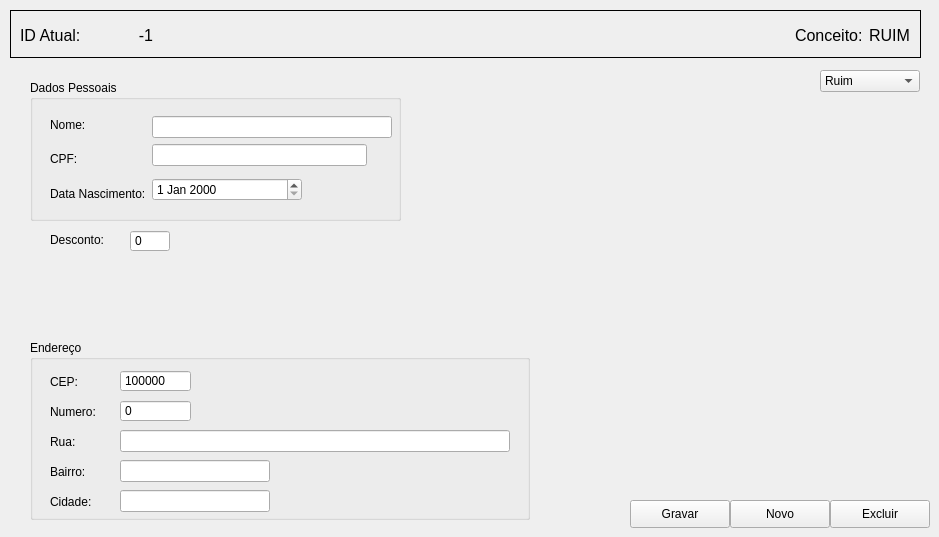
     <widget class="QWidget" name="tab_clientes_cadastros">
      <property name="autoFillBackground">
       <bool>true</bool>
      </property>
      <attribute name="title">
       <string>Cadastro</string>
      </attribute>
      <widget class="QFrame" name="frame_2">
       <property name="geometry">
        <rect>
         <x>10</x>
         <y>10</y>
         <width>911</width>
         <height>48</height>
        </rect>
       </property>
       <property name="frameShape">
        <enum>QFrame::Box</enum>
       </property>
       <property name="frameShadow">
        <enum>QFrame::Plain</enum>
       </property>
       <widget class="QWidget" name="layoutWidget_2">
        <property name="geometry">
         <rect>
          <x>10</x>
          <y>0</y>
          <width>890</width>
          <height>50</height>
         </rect>
        </property>
        <layout class="QGridLayout" name="gridLayout_2">
         <item row="0" column="0">
          <widget class="QLabel" name="lbl_clientes_cadastro_idatual">
           <property name="minimumSize">
            <size>
             <width>80</width>
             <height>24</height>
            </size>
           </property>
           <property name="font">
            <font>
             <pointsize>12</pointsize>
            </font>
           </property>
           <property name="frameShape">
            <enum>QFrame::NoFrame</enum>
           </property>
           <property name="text">
            <string>ID Atual:</string>
           </property>
           <property name="indent">
            <number>-1</number>
           </property>
          </widget>
         </item>
         <item row="0" column="2">
          <spacer name="horizontalSpacer_4">
           <property name="minimumSize">
            <size>
             <width>80</width>
             <height>24</height>
            </size>
           </property>
           <property name="orientation">
            <enum>Qt::Horizontal</enum>
           </property>
           <property name="sizeHint" stdset="0">
            <size>
             <width>77</width>
             <height>21</height>
            </size>
           </property>
          </spacer>
         </item>
         <item row="0" column="3">
          <widget class="QLabel" name="lbl_clientes_cadastro_conceito">
           <property name="minimumSize">
            <size>
             <width>0</width>
             <height>0</height>
            </size>
           </property>
           <property name="font">
            <font>
             <pointsize>12</pointsize>
            </font>
           </property>
           <property name="frameShape">
            <enum>QFrame::NoFrame</enum>
           </property>
           <property name="text">
            <string>Conceito:</string>
           </property>
           <property name="indent">
            <number>-1</number>
           </property>
          </widget>
         </item>
         <item row="0" column="1">
          <widget class="QLabel" name="lbl_clientes_cadastro_id">
           <property name="sizePolicy">
            <sizepolicy hsizetype="Fixed" vsizetype="Fixed">
             <horstretch>0</horstretch>
             <verstretch>0</verstretch>
            </sizepolicy>
           </property>
           <property name="minimumSize">
            <size>
             <width>80</width>
             <height>24</height>
            </size>
           </property>
           <property name="font">
            <font>
             <pointsize>12</pointsize>
            </font>
           </property>
           <property name="layoutDirection">
            <enum>Qt::LeftToRight</enum>
           </property>
           <property name="frameShape">
            <enum>QFrame::NoFrame</enum>
           </property>
           <property name="text">
            <string>-1</string>
           </property>
           <property name="alignment">
            <set>Qt::AlignCenter</set>
           </property>
           <property name="indent">
            <number>-1</number>
           </property>
          </widget>
         </item>
         <item row="0" column="4">
          <widget class="QLabel" name="lbl_clientes_cadastro_conceito_display">
           <property name="minimumSize">
            <size>
             <width>0</width>
             <height>0</height>
            </size>
           </property>
           <property name="font">
            <font>
             <pointsize>12</pointsize>
            </font>
           </property>
           <property name="frameShape">
            <enum>QFrame::NoFrame</enum>
           </property>
           <property name="text">
            <string>RUIM</string>
           </property>
           <property name="indent">
            <number>-1</number>
           </property>
          </widget>
         </item>
        </layout>
       </widget>
      </widget>
      <widget class="QGroupBox" name="groupBox_4">
       <property name="geometry">
        <rect>
         <x>30</x>
         <y>80</y>
         <width>371</width>
         <height>141</height>
        </rect>
       </property>
       <property name="title">
        <string>Dados Pessoais</string>
       </property>
       <widget class="QWidget" name="layoutWidget">
        <property name="geometry">
         <rect>
          <x>20</x>
          <y>30</y>
          <width>342</width>
          <height>98</height>
         </rect>
        </property>
        <layout class="QHBoxLayout" name="horizontalLayout_2">
         <item>
          <layout class="QVBoxLayout" name="verticalLayout">
           <item>
            <widget class="QLabel" name="label">
             <property name="text">
              <string>Nome:</string>
             </property>
            </widget>
           </item>
           <item>
            <widget class="QLabel" name="label_2">
             <property name="text">
              <string>CPF:</string>
             </property>
            </widget>
           </item>
           <item>
            <widget class="QLabel" name="label_3">
             <property name="text">
              <string>Data Nascimento:</string>
             </property>
            </widget>
           </item>
          </layout>
         </item>
         <item>
          <layout class="QGridLayout" name="gridLayout_7">
           <item row="0" column="0">
            <layout class="QGridLayout" name="gridLayout_5">
             <item row="0" column="0">
              <widget class="QLineEdit" name="txt_clientes_cadastro_nome"/>
             </item>
             <item row="1" column="0">
              <layout class="QGridLayout" name="gridLayout_6">
               <item row="0" column="1">
                <widget class="QLineEdit" name="txt_clientes_cadastro_CPF"/>
               </item>
               <item row="0" column="2">
                <spacer name="horizontalSpacer_2">
                 <property name="orientation">
                  <enum>Qt::Horizontal</enum>
                 </property>
                 <property name="sizeType">
                  <enum>QSizePolicy::Fixed</enum>
                 </property>
                 <property name="sizeHint" stdset="0">
                  <size>
                   <width>25</width>
                   <height>19</height>
                  </size>
                 </property>
                </spacer>
               </item>
              </layout>
             </item>
            </layout>
           </item>
           <item row="1" column="0">
            <layout class="QHBoxLayout" name="horizontalLayout">
             <item>
              <widget class="QDateEdit" name="dtf_clientes_cadastro_nascimento"/>
             </item>
             <item>
              <spacer name="horizontalSpacer">
               <property name="orientation">
                <enum>Qt::Horizontal</enum>
               </property>
               <property name="sizeType">
                <enum>QSizePolicy::Fixed</enum>
               </property>
               <property name="sizeHint" stdset="0">
                <size>
                 <width>90</width>
                 <height>17</height>
                </size>
               </property>
              </spacer>
             </item>
            </layout>
           </item>
          </layout>
         </item>
        </layout>
       </widget>
      </widget>
      <widget class="QGroupBox" name="groupBox_7">
       <property name="geometry">
        <rect>
         <x>30</x>
         <y>340</y>
         <width>500</width>
         <height>180</height>
        </rect>
       </property>
       <property name="title">
        <string>Endereço</string>
       </property>
       <widget class="QLabel" name="label_4">
        <property name="geometry">
         <rect>
          <x>20</x>
          <y>90</y>
          <width>41</width>
          <height>24</height>
         </rect>
        </property>
        <property name="text">
         <string>Rua:</string>
        </property>
       </widget>
       <widget class="QLabel" name="label_5">
        <property name="geometry">
         <rect>
          <x>20</x>
          <y>120</y>
          <width>41</width>
          <height>24</height>
         </rect>
        </property>
        <property name="text">
         <string>Bairro:</string>
        </property>
       </widget>
       <widget class="QLabel" name="label_6">
        <property name="geometry">
         <rect>
          <x>20</x>
          <y>150</y>
          <width>51</width>
          <height>24</height>
         </rect>
        </property>
        <property name="text">
         <string>Cidade:</string>
        </property>
       </widget>
       <widget class="QLabel" name="label_7">
        <property name="geometry">
         <rect>
          <x>20</x>
          <y>60</y>
          <width>51</width>
          <height>24</height>
         </rect>
        </property>
        <property name="text">
         <string>Numero:</string>
        </property>
       </widget>
       <widget class="QLabel" name="label_8">
        <property name="geometry">
         <rect>
          <x>20</x>
          <y>30</y>
          <width>51</width>
          <height>24</height>
         </rect>
        </property>
        <property name="text">
         <string>CEP:</string>
        </property>
       </widget>
       <widget class="QSpinBox" name="sbx_clientes_cadastro_CEP">
        <property name="geometry">
         <rect>
          <x>90</x>
          <y>30</y>
          <width>71</width>
          <height>22</height>
         </rect>
        </property>
        <property name="wrapping">
         <bool>true</bool>
        </property>
        <property name="frame">
         <bool>true</bool>
        </property>
        <property name="buttonSymbols">
         <enum>QAbstractSpinBox::NoButtons</enum>
        </property>
        <property name="correctionMode">
         <enum>QAbstractSpinBox::CorrectToNearestValue</enum>
        </property>
        <property name="minimum">
         <number>10000000</number>
        </property>
        <property name="maximum">
         <number>99999999</number>
        </property>
        <property name="singleStep">
         <number>1</number>
        </property>
        <property name="value">
         <number>10000000</number>
        </property>
       </widget>
       <widget class="QSpinBox" name="sbx_clientes_cadastro_numero">
        <property name="geometry">
         <rect>
          <x>90</x>
          <y>60</y>
          <width>71</width>
          <height>22</height>
         </rect>
        </property>
        <property name="wrapping">
         <bool>true</bool>
        </property>
        <property name="frame">
         <bool>true</bool>
        </property>
        <property name="buttonSymbols">
         <enum>QAbstractSpinBox::NoButtons</enum>
        </property>
        <property name="correctionMode">
         <enum>QAbstractSpinBox::CorrectToNearestValue</enum>
        </property>
        <property name="minimum">
         <number>0</number>
        </property>
        <property name="maximum">
         <number>99999999</number>
        </property>
        <property name="singleStep">
         <number>1</number>
        </property>
        <property name="value">
         <number>0</number>
        </property>
       </widget>
       <widget class="QLineEdit" name="txt_clientes_cadastro_rua">
        <property name="geometry">
         <rect>
          <x>90</x>
          <y>90</y>
          <width>390</width>
          <height>22</height>
         </rect>
        </property>
       </widget>
       <widget class="QLineEdit" name="txt_clientes_registro_bairro">
        <property name="geometry">
         <rect>
          <x>90</x>
          <y>120</y>
          <width>150</width>
          <height>22</height>
         </rect>
        </property>
       </widget>
       <widget class="QLineEdit" name="txt_clientes_registro_cidade">
        <property name="geometry">
         <rect>
          <x>90</x>
          <y>150</y>
          <width>150</width>
          <height>22</height>
         </rect>
        </property>
       </widget>
      </widget>
      <widget class="QComboBox" name="cb_clientes_cadastro_conceito">
       <property name="geometry">
        <rect>
         <x>820</x>
         <y>70</y>
         <width>100</width>
         <height>22</height>
        </rect>
       </property>
       <item>
        <property name="text">
         <string>Ruim</string>
        </property>
       </item>
       <item>
        <property name="text">
         <string>Mediano</string>
        </property>
       </item>
       <item>
        <property name="text">
         <string>Bom</string>
        </property>
       </item>
       <item>
        <property name="text">
         <string>Ótimo</string>
        </property>
       </item>
      </widget>
      <widget class="QPushButton" name="btn_clientes_cadastro_gravar">
       <property name="geometry">
        <rect>
         <x>630</x>
         <y>500</y>
         <width>100</width>
         <height>28</height>
        </rect>
       </property>
       <property name="text">
        <string>Gravar</string>
       </property>
      </widget>
      <widget class="QPushButton" name="btn_clientes_cadastro_novo">
       <property name="geometry">
        <rect>
         <x>730</x>
         <y>500</y>
         <width>100</width>
         <height>28</height>
        </rect>
       </property>
       <property name="text">
        <string>Novo</string>
       </property>
      </widget>
      <widget class="QPushButton" name="btn_clientes_cadastro_excluir">
       <property name="geometry">
        <rect>
         <x>830</x>
         <y>500</y>
         <width>100</width>
         <height>28</height>
        </rect>
       </property>
       <property name="text">
        <string>Excluir</string>
       </property>
      </widget>
      <widget class="QLabel" name="label_9">
       <property name="geometry">
        <rect>
         <x>50</x>
         <y>230</y>
         <width>60</width>
         <height>20</height>
        </rect>
       </property>
       <property name="text">
        <string>Desconto:</string>
       </property>
      </widget>
      <widget class="QSpinBox" name="sbx_clientes_cadastro_desconto">
       <property name="geometry">
        <rect>
         <x>130</x>
         <y>230</y>
         <width>40</width>
         <height>22</height>
        </rect>
       </property>
       <property name="wrapping">
        <bool>true</bool>
       </property>
       <property name="frame">
        <bool>true</bool>
       </property>
       <property name="buttonSymbols">
        <enum>QAbstractSpinBox::NoButtons</enum>
       </property>
       <property name="correctionMode">
        <enum>QAbstractSpinBox::CorrectToNearestValue</enum>
       </property>
       <property name="minimum">
        <number>0</number>
       </property>
       <property name="maximum">
        <number>100</number>
       </property>
       <property name="singleStep">
        <number>1</number>
       </property>
       <property name="value">
        <number>0</number>
       </property>
      </widget>
     </widget>
